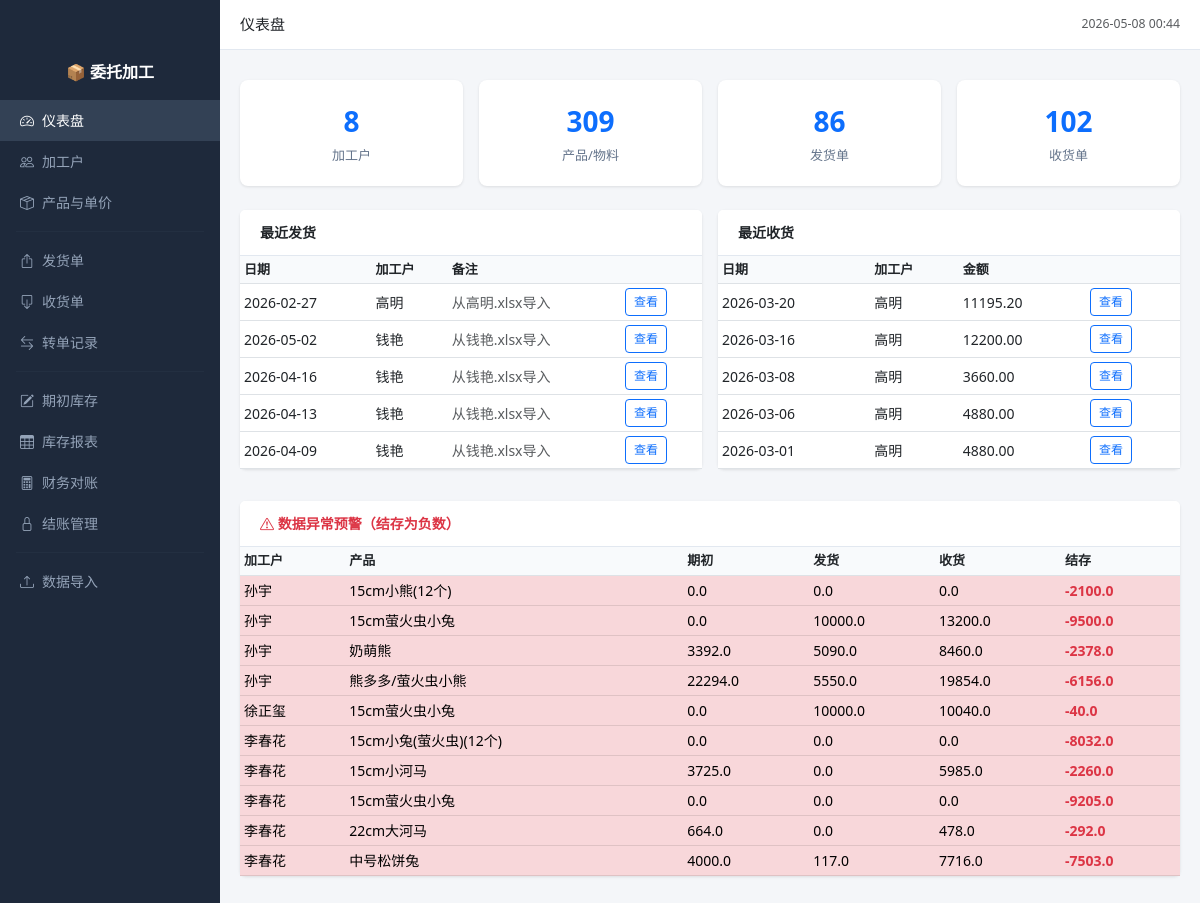
Before: / with the older database file.
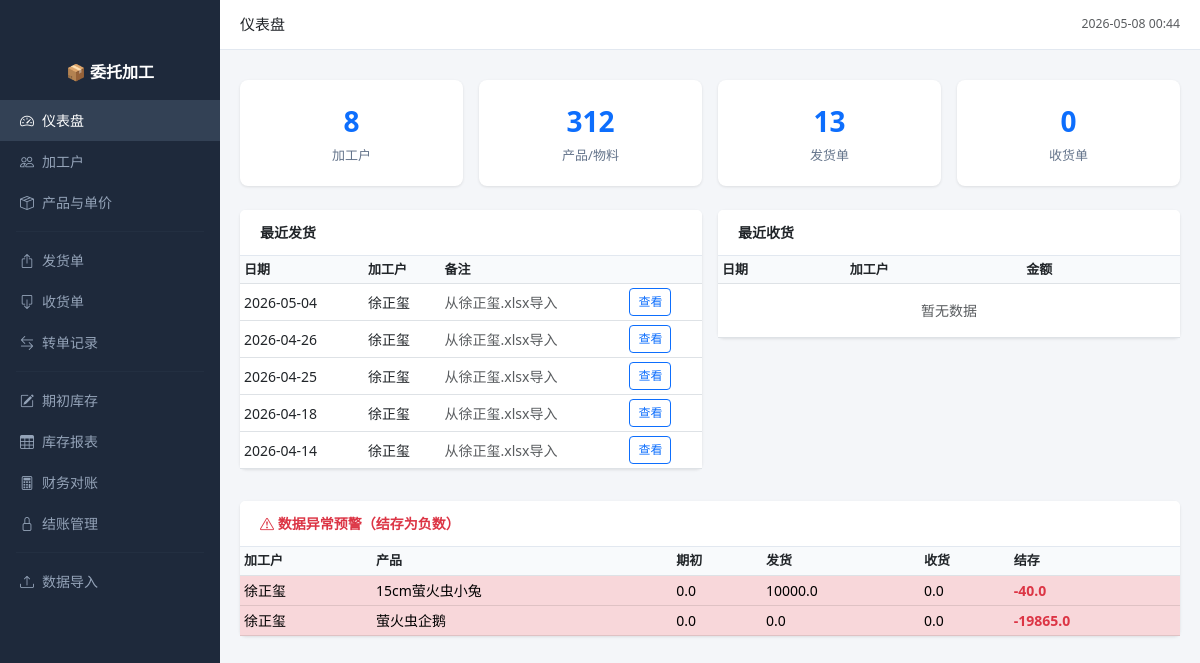
After: the same page with the newer database file.
### app.py (models this page shows, shortened)
class Shipment(db.Model):
    __tablename__ = 'shipments'
    id = db.Column(db.Integer, primary_key=True)
    processor_id = db.Column(db.Integer, db.ForeignKey('processors.id'), nullable=False)
    shipment_date = db.Column(db.String(20), nullable=False)
    notes = db.Column(db.Text)
    created_at = db.Column(db.DateTime, default=datetime.now)
    items = db.relationship('ShipmentItem', backref='shipment', lazy='dynamic',
                            cascade='all, delete-orphan')

class Processor(db.Model):
    __tablename__ = 'processors'
    id = db.Column(db.Integer, primary_key=True)
    name = db.Column(db.String(100), nullable=False, unique=True)
    phone = db.Column(db.String(50))
    address = db.Column(db.String(200))
    process_step = db.Column(db.String(50), default='')  # 工序：皮壳、服装、后道、充棉等
    notes = db.Column(db.Text)
    created_at = db.Column(db.DateTime, default=datetime.now)
    shipments = db.relationship('Shipment', backref='processor', lazy='dynamic')
    receipts = db.relationship('Receipt', backref='processor', lazy='dynamic')
    prices = db.relationship('ProcessorPrice', backref='processor', lazy='dynamic')

class Receipt(db.Model):
    __tablename__ = 'receipts'
    id = db.Column(db.Integer, primary_key=True)
    processor_id = db.Column(db.Integer, db.ForeignKey('processors.id'), nullable=False)
    receipt_date = db.Column(db.String(20), nullable=False)
    total_amount = db.Column(db.Float, default=0)
    notes = db.Column(db.Text)
    created_at = db.Column(db.DateTime, default=datetime.now)
    items = db.relationship('ReceiptItem', backref='receipt', lazy='dynamic',
                            cascade='all, delete-orphan')

class Product(db.Model):
    __tablename__ = 'products'
    id = db.Column(db.Integer, primary_key=True)
    name = db.Column(db.String(200), nullable=False)
    unit = db.Column(db.String(20), default='个')  # 个/对/米/公斤/袋
    category_id = db.Column(db.Integer, db.ForeignKey('product_categories.id'))
    product_type = db.Column(db.String(20), default='成品')  # 成品/半成品/原材料
    notes = db.Column(db.Text)
    created_at = db.Column(db.DateTime, default=datetime.now)

### app.py (the view)
@app.route('/')
def index():
    stats = {
        'processors': Processor.query.count(),
        'products': Product.query.count(),
        'shipments': Shipment.query.count(),
        'receipts': Receipt.query.count(),
    }
    recent_shipments = Shipment.query.order_by(Shipment.created_at.desc()).limit(5).all()
    recent_receipts = Receipt.query.order_by(Receipt.created_at.desc()).limit(5).all()
    inv_data = get_inventory()
    anomalies = []
    for row in inv_data:
        if row.balance < -0.01:
            anomalies.append(row)
    return render_template('dashboard.html', stats=stats,
                           recent_shipments=recent_shipments,
                           recent_receipts=recent_receipts,
                           anomalies=anomalies[:10])

### app.py (called while the page is built)
@app.context_processor
def utility_processor():
    return {'now': lambda: datetime.now().strftime('%Y-%m-%d %H:%M'),
            'today': lambda: datetime.now().strftime('%Y-%m-%d')}

### templates/dashboard.html
{% extends "base.html" %}
{% block page_title %}仪表盘{% endblock %}
{% block content %}
<div class="row g-3 mb-4">
    <div class="col-md-3">
        <div class="stat-card">
            <div class="number">{{ stats.processors }}</div>
            <div class="label">加工户</div>
        </div>
    </div>
    <div class="col-md-3">
        <div class="stat-card">
            <div class="number">{{ stats.products }}</div>
            <div class="label">产品/物料</div>
        </div>
    </div>
    <div class="col-md-3">
        <div class="stat-card">
            <div class="number">{{ stats.shipments }}</div>
            <div class="label">发货单</div>
        </div>
    </div>
    <div class="col-md-3">
        <div class="stat-card">
            <div class="number">{{ stats.receipts }}</div>
            <div class="label">收货单</div>
        </div>
    </div>
</div>
<div class="row g-3">
    <div class="col-md-6">
        <div class="card">
            <div class="card-header">最近发货</div>
            <div class="card-body p-0">
                <table class="table table-sm mb-0">
                    <thead>
                        <tr><th>日期</th><th>加工户</th><th>备注</th><th></th></tr>
                    </thead>
                    <tbody>
                        {% for s in recent_shipments %}
                        <tr>
                            <td>{{ s.shipment_date }}</td>
                            <td>{{ s.processor.name }}</td>
                            <td class="text-muted">{{ s.notes[:20] if s.notes else '' }}</td>
                            <td><a href="{{ url_for('shipment_view', id=s.id) }}" class="btn btn-outline-primary btn-sm">查看</a></td>
                        </tr>
                        {% else %}
                        <tr><td colspan="4" class="text-center text-muted py-3">暂无数据</td></tr>
                        {% endfor %}
                    </tbody>
                </table>
            </div>
        </div>
    </div>
    <div class="col-md-6">
        <div class="card">
            <div class="card-header">最近收货</div>
            <div class="card-body p-0">
                <table class="table table-sm mb-0">
                    <thead>
                        <tr><th>日期</th><th>加工户</th><th>金额</th><th></th></tr>
                    </thead>
                    <tbody>
                        {% for r in recent_receipts %}
                        <tr>
                            <td>{{ r.receipt_date }}</td>
                            <td>{{ r.processor.name }}</td>
                            <td>{{ '%.2f'|format(r.total_amount or 0) }}</td>
                            <td><a href="{{ url_for('receipt_view', id=r.id) }}" class="btn btn-outline-primary btn-sm">查看</a></td>
                        </tr>
                        {% else %}
                        <tr><td colspan="4" class="text-center text-muted py-3">暂无数据</td></tr>
                        {% endfor %}
                    </tbody>
                </table>
            </div>
        </div>
    </div>
</div>
{% if anomalies %}
<div class="card mt-3 border-danger">
    <div class="card-header text-danger">
        <i class="bi bi-exclamation-triangle"></i> 数据异常预警（结存为负数）
    </div>
    <div class="card-body p-0">
        <table class="table table-sm mb-0">
            <thead>
                <tr><th>加工户</th><th>产品</th><th>期初</th><th>发货</th><th>收货</th><th>结存</th></tr>
            </thead>
            <tbody>
                {% for a in anomalies %}
                <tr class="table-danger">
                    <td>{{ a.processor_name }}</td>
                    <td>{{ a.product_name }}</td>
                    <td>{{ '%.1f'|format(a.begin_qty) }}</td>
                    <td>{{ '%.1f'|format(a.ship_qty) }}</td>
                    <td>{{ '%.1f'|format(a.receipt_qty) }}</td>
                    <td class="fw-bold text-danger">{{ '%.1f'|format(a.balance) }}</td>
                </tr>
                {% endfor %}
            </tbody>
        </table>
    </div>
</div>
{% endif %}
{% endblock %}

Changed rows visible on the page:
removed Shipment: shipment_date "2026-02-27", processor.name "高明", notes "从高明.xlsx导入"
removed Shipment: shipment_date "2026-05-02", processor.name "钱艳", notes "从钱艳.xlsx导入"
removed Shipment: shipment_date "2026-04-16", processor.name "钱艳", notes "从钱艳.xlsx导入"
removed Shipment: shipment_date "2026-04-13", processor.name "钱艳", notes "从钱艳.xlsx导入"
removed Shipment: shipment_date "2026-04-09", processor.name "钱艳", notes "从钱艳.xlsx导入"
removed Receipt: receipt_date "2026-03-20", processor.name "高明", total_amount "11195.20"
removed Receipt: receipt_date "2026-03-16", processor.name "高明", total_amount "12200.00"
removed Receipt: receipt_date "2026-03-08", processor.name "高明", total_amount "3660.00"
removed Receipt: receipt_date "2026-03-06", processor.name "高明", total_amount "4880.00"
removed Receipt: receipt_date "2026-03-01", processor.name "高明", total_amount "4880.00"
no longer on this page (row unchanged): Product: processor_name "孙宇", product_name "15cm小熊(12个)", begin_qty "0.0", ship_qty "0.0", receipt_qty "0.0", balance "-2100.0"
no longer on this page (row edited): Product: processor_name "孙宇", product_name "15cm萤火虫小兔", begin_qty "0.0", ship_qty "10000.0", receipt_qty "13200.0", balance "-9500.0", processor_name "徐正玺", receipt_qty "10040.0", balance "-40.0", processor_name "李春花", ship_qty "0.0", receipt_qty "0.0", balance "-9205.0"
no longer on this page (row unchanged): Product: processor_name "孙宇", product_name "奶萌熊", begin_qty "3392.0", ship_qty "5090.0", receipt_qty "8460.0", balance "-2378.0"
no longer on this page (row unchanged): Product: processor_name "孙宇", product_name "熊多多/萤火虫小熊", begin_qty "22294.0", ship_qty "5550.0", receipt_qty "19854.0", balance "-6156.0"
no longer on this page (row unchanged): Product: processor_name "李春花", product_name "15cm小兔(萤火虫)(12个)", begin_qty "0.0", ship_qty "0.0", receipt_qty "0.0", balance "-8032.0"
no longer on this page (row unchanged): Product: processor_name "李春花", product_name "15cm小河马", begin_qty "3725.0", ship_qty "0.0", receipt_qty "5985.0", balance "-2260.0"
no longer on this page (row unchanged): Product: processor_name "李春花", product_name "22cm大河马", begin_qty "664.0", ship_qty "0.0", receipt_qty "478.0", balance "-292.0"
no longer on this page (row unchanged): Product: processor_name "李春花", product_name "中号松饼兔", begin_qty "4000.0", ship_qty "117.0", receipt_qty "7716.0", balance "-7503.0"
now on this page (row edited): Shipment: shipment_date "2026-05-04", processor.name "徐正玺", notes "从徐正玺.xlsx导入"
now on this page (row edited): Shipment: shipment_date "2026-04-26", processor.name "徐正玺", notes "从徐正玺.xlsx导入"
now on this page (row edited): Shipment: shipment_date "2026-04-25", processor.name "徐正玺", notes "从徐正玺.xlsx导入"
now on this page (row edited): Shipment: shipment_date "2026-04-18", processor.name "徐正玺", notes "从徐正玺.xlsx导入"
now on this page (row edited): Shipment: shipment_date "2026-04-14", processor.name "徐正玺", notes "从徐正玺.xlsx导入"
added Product: processor_name "徐正玺", product_name "15cm萤火虫小兔", begin_qty "0.0", ship_qty "10000.0", receipt_qty "0.0", balance "-40.0"
now on this page (row edited): Product: processor_name "徐正玺", product_name "萤火虫企鹅", begin_qty "0.0", ship_qty "0.0", receipt_qty "0.0", balance "-19865.0"
Other visible differences:
{{ stats.products }}: "309" → "312"
{{ stats.shipments }}: "86" → "13"
{{ stats.receipts }}: "102" → "0"
text now shown: "暂无数据"
